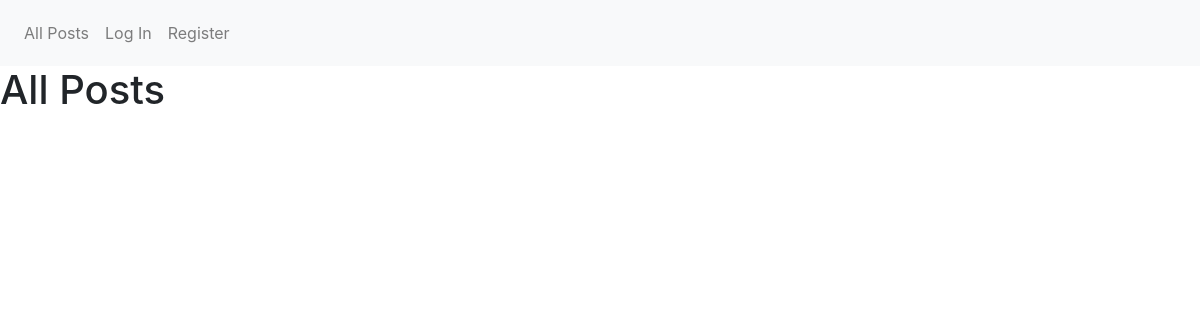
The page /all_posts on the database as committed earlier.
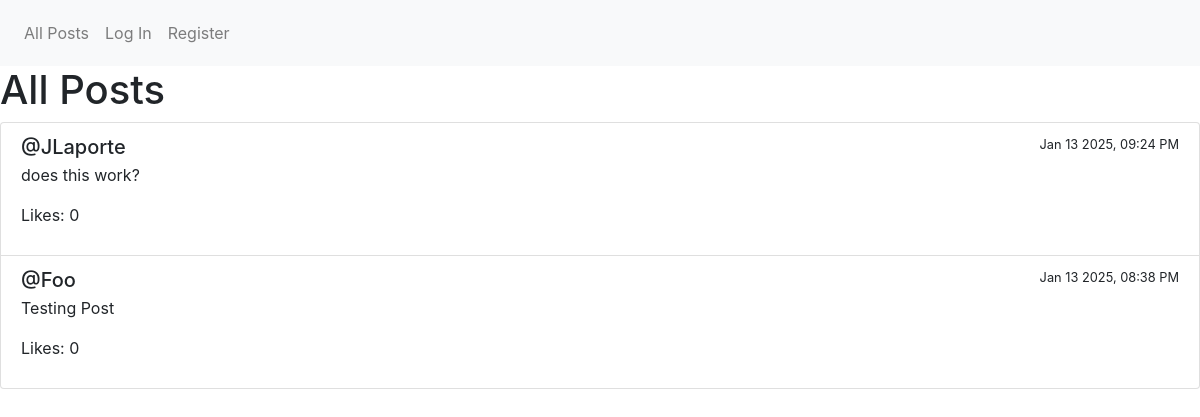
The same page on the database as committed later.
### network/models.py (models this page shows, shortened)
class User(AbstractUser):
    id = models.AutoField(primary_key=True)
    username = models.CharField(max_length=150, unique=True)
    email = models.EmailField(max_length=254)
    password = models.CharField(max_length=64)

class Post(models.Model):
    user = models.ForeignKey(User, on_delete=models.CASCADE, related_name="posts")
    content = models.TextField()
    timestamp = models.DateTimeField(auto_now_add=True)
    likes = models.ManyToManyField(User, through=Like, related_name="liked_posts")

### network/views.py (the view)
# urls.py: path("all_posts", views.all_posts, name="all_posts"),
def all_posts(request):
    posts = Post.objects.all().order_by("-timestamp")
    posts_data = []
    for post in posts:
        posts_data.append({
            "content": post.content,
            "user": post.user.username,
            "timestamp": post.timestamp.strftime("%b %d %Y, %I:%M %p"),
            "likes": post.likes.count()
        })
    return render(request, "network/all_posts.html", {
        "posts": posts_data
    })

### network/templates/network/all_posts.html
{% extends 'network/layout.html' %}
{% block body %}
    <h1>All Posts</h1>
    <div class="list-group">
        {% for post in posts %}
            <div class="list-group-item">
                <div class="d-flex w-100 justify-content-between">
                    <h5 class="mb-1">@{{ post.user }}</h5>
                    <small>{{ post.timestamp }}</small>
                </div>
                <p>{{ post.content }}</p>
                <p>Likes: {{ post.likes }}</p>
            </div>
        {% endfor %}
    </div>
{% endblock %}

Rows that differ between the two databases and show on the page:
added User: user "JLaporte"
added Post: content "does this work?"
now on this page (row unchanged): User: user "Foo"
added Post: content "Testing Post"
Other text that changed with them:
new list line: "@ Jan 13 2025, 09:24 PM Likes: 0"
new list line: "@ Jan 13 2025, 08:38 PM Likes: 0"
